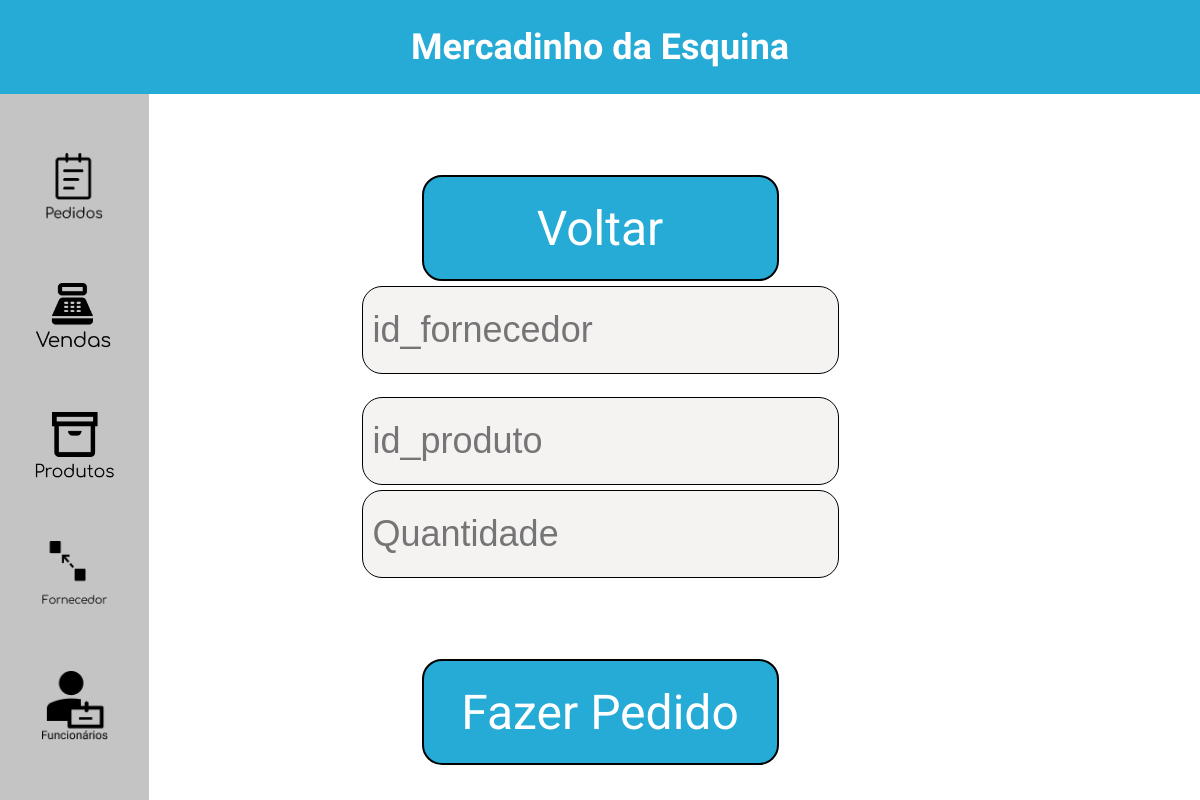
The app's page /mercadinho/fazer_pedido.php, older data.
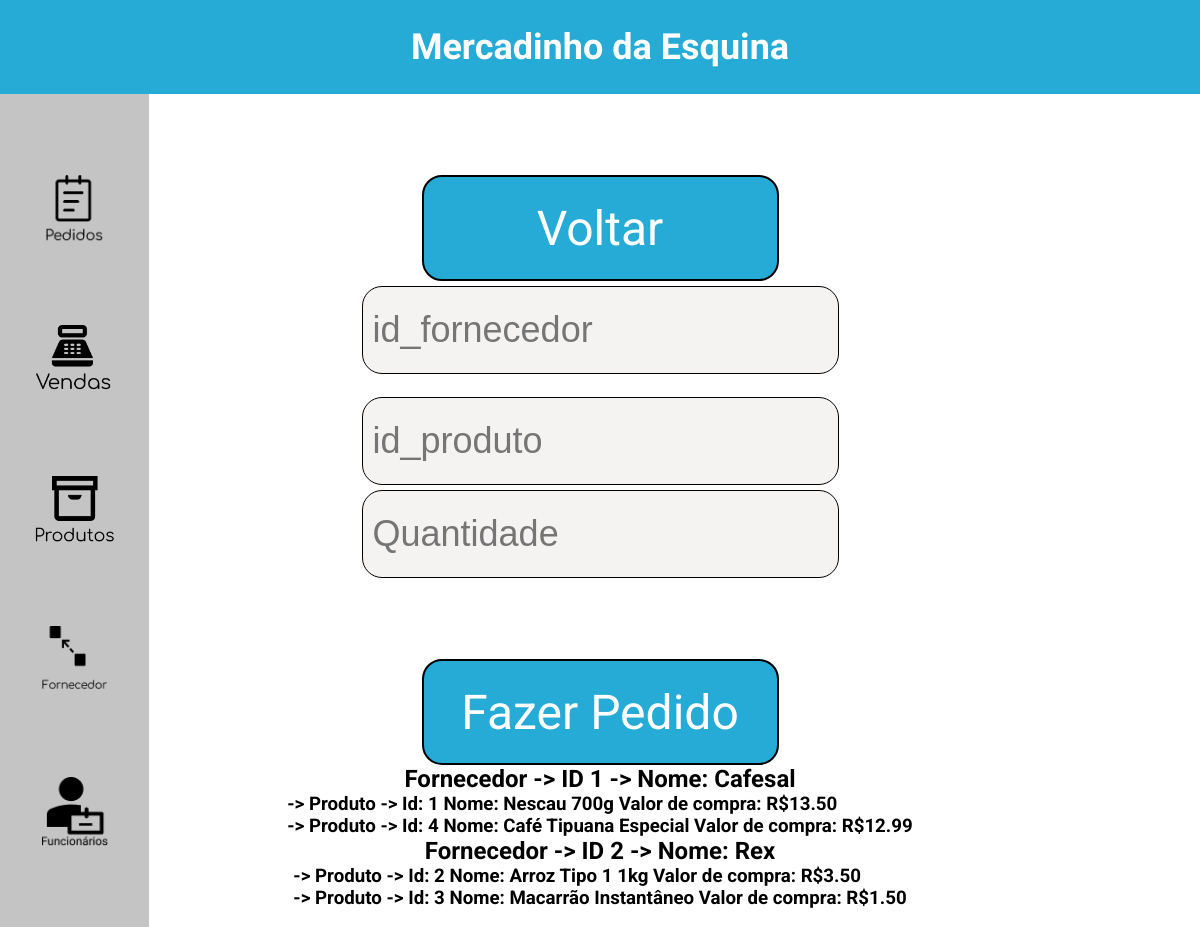
The same page, newer data.
### tables this page shows
create table fornecedores (
    id_fornecedor INT NOT NULL PRIMARY KEY AUTO_INCREMENT,
    nome VARCHAR(50) NOT NULL,
    telefone BIGINT(20) NOT NULL,
    email VARCHAR(255) NOT NULL,
    estado VARCHAR(50) DEFAULT NULL,
    cidade VARCHAR(50) DEFAULT NULL,
    endereço VARCHAR(50) DEFAULT NULL
);

create table produtos_fornecidos (
    id_produtos_fornecidos INT NOT NULL PRIMARY KEY AUTO_INCREMENT,
    id_fornecedor INT NOT NULL,
    id_produto INT NOT NULL,
    valor DECIMAL(5,2) NOT NULL
);

create table produtos (
    id_produto INT NOT NULL PRIMARY KEY AUTO_INCREMENT,
    nome VARCHAR(50) NOT NULL,
    valor DECIMAL(5,2) NOT NULL,
    quantidade INT DEFAULT 0,
    quantidade_pedida INT DEFAULT 0
);

### mercadinho/Classes/Pedi.php (the view, shortened to what this page needs)
<?php
class Pedi
{
    function listar_produtos_fornecedores($conn) {
        $sql = "SELECT id_fornecedor, nome
                FROM fornecedores";
        $result = $conn->query($sql);
        if ($result and $result->num_rows > 0) {
            while($row = $result->fetch_assoc()) {
                $id_fornecedor = $row["id_fornecedor"];
                echo "<h2>Fornecedor -> ID " . $id_fornecedor . " -> Nome: " . $row["nome"]."</h2>";
                $sql = "SELECT produtos.id_produto, produtos_fornecidos.valor, produtos.nome
                        FROM produtos
                        JOIN produtos_fornecidos
                        ON produtos.id_produto = produtos_fornecidos.id_produto
                        WHERE produtos_fornecidos.id_fornecedor = $id_fornecedor";
                $result1 = $conn->query($sql);
                if ($result1 and $result1->num_rows > 0) {
                    echo "<ol>";
                    while ($row1 = $result1->fetch_assoc()) {
                        echo "<h3><dt><b>-> Produto -> </b>Id: " . $row1["id_produto"] . " Nome: " . $row1["nome"] . " Valor de compra: R$" . $row1["valor"] . "</dt></h3>";
                    }
                    echo "</ol>";
                }
            }
        }
        echo "<br>";
    }
}

### mercadinho/fazer_pedido.php (shortened to what this page needs)
<html lang="pt-br">
<head>
  <link rel="stylesheet" type="text/css" href="styles/styles.css"/>
</head>
<body>
  <header class="header">
    <h1 class="header-title">Mercadinho da Esquina</h1>
  </header>
  <div class="leftbar-gerente">
    <a href="pedidos.php">
      <img src="assets/Botao Pedidos.png" class="img-botao-gerente" alt="PEDIDOS">
    </a>
    <a href="vendas.php">
      <img src="assets/Botao Vendas.png" class="img-botao-gerente" alt="VENDAS">
    </a>
    <a href="produtos.php">
      <img src="assets/Botao Produtos.png" class="img-botao-gerente" alt="PRODUTOS">
    </a>
    <a href="fornecedores.php">
      <img src="assets/Botao Fornecedor.png" class="img-botao-gerente" alt="FORNECEDORES">
    </a>
    <a href="funcionarios.php">
      <img src="assets/Botao Caixa.png" class="img-botao-gerente" alt="CAIXA">
    </a>
  </div>
</body>
<form action="pedidos.php">
    <input type="submit" value="Voltar" />
</form>
<?php
    include_once ("Classes/Pedi.php");
    $servername = "localhost";
    $username = "root";
    $password = "";
    $dbname = "mercadinho";
    $conn = new mysqli($servername, $username, $password, $dbname);
    ?>
 <form action="fazer_pedido.php" method="post" autocomplete="off">
     <input type="text" name="fornecedor" placeholder="id_fornecedor" required />
     <br>
     <input type="text" name="produto" placeholder="id_produto" required/>
     <input type="number" step="1" name="quantidade" placeholder="Quantidade" required/>
     <input type="submit" name="pedir" value="Fazer Pedido" />
 </form>
 <?php
     include_once ("Classes/Pedi.php");
     $servername = "localhost";
     $username = "root";
     $password = "";
     $dbname = "mercadinho";
     $conn = new mysqli($servername, $username, $password, $dbname);
     $action = new Pedi();
     $action->listar_produtos_fornecedores($conn);
 ?>
</html>

### mercadinho/styles/styles.css (style rules this page uses)
* { margin: 0; padding: 0; box-sizing: border-box; }
html, body, #root { min-height: 100vh; width: 100vw; }
body { padding-top: 94px; display: flex; flex-direction: column; align-items: center; }
h1, h2, h3 { font-family: 'Roboto'; }
input[type=text], input[type=password], input[type=number] { margin-top: 5px; height: 88px; background-color: #F5F2F2; border: 1px solid #000000; box-sizing: border-box; border-radius: 20px; padding-left: 10px; font-size: 36px; }
input[type=submit] { margin-top: 81px; width: 357px; height: 106px; border: 2px solid #000000; box-sizing: border-box; border-radius: 20px; background-color: #25ABD6; font-family: 'Roboto'; font-size: 48px; color: #FFFFFF; }
.header { top: 0; background-color: #25ABD6; height: 94px; width: 100vw; display: flex; justify-content: center; align-items: center; position: fixed; z-index: 1000; }
.header-title { color:white; font-family: 'Comfortaa'; font-size: 36px; }
form { width: 100%; display: flex; flex-direction: column; align-items: center; }
.img-botao-gerente { height: 70px; }
.leftbar-gerente { position: fixed; top: 94; height: 100%; width: 149px; background-color: #C4C4C4; display: flex; flex-direction: column; justify-content: space-evenly; align-items: center; align-self: flex-start; z-index: 1000; padding-bottom: 94; }

Row changes from the older to the newer data that the page shows:
added fornecedores: id_fornecedor "1", nome "Cafesal"
added produtos_fornecidos: id_produto.id_produto "1", id_produto.nome "Nescau 700g", valor "13.50"
added produtos_fornecidos: id_produto.id_produto "4", id_produto.nome "Café Tipuana Especial", valor "12.99", shown under "1"
added fornecedores: id_fornecedor "2", nome "Rex"
added produtos_fornecidos: id_produto.id_produto "2", id_produto.nome "Arroz Tipo 1 1kg", valor "3.50"
added produtos_fornecidos: id_produto.id_produto "3", id_produto.nome "Macarrão Instantâneo", valor "1.50", shown under "2"
